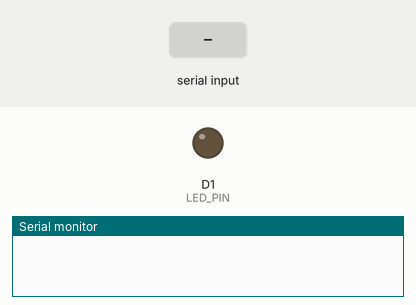
Simulated run of this sketch. Board: ESP8266 (NodeMCU). Shown: output pins drawn as LEDs (lit = HIGH), the last lines printed to the serial monitor. Inputs (shaded band) come from the test bench.

Above: at 1.2 s.
1.3 s: "1" received over Serial
At 2.2 s:
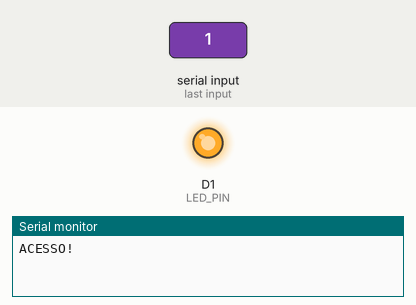
2.8 s: "0" received over Serial
At 3.3 s:
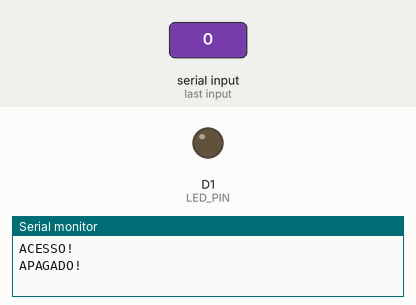
Timing chart, 0 to 5.8 s (numbered marks = the images above; inputs shaded):
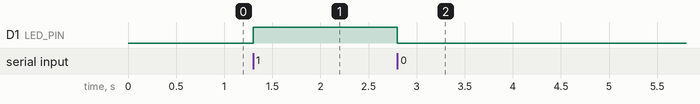

The sketch:

MQTT.ino
```cpp
#define LED_PIN D1 // TODO
void setup() {
  Serial.begin(9600);
  pinMode(LED_PIN, OUTPUT); // TODO
}
void loop() {
  if (Serial.available() > 0) {
    char comando = Serial.read();
    if (comando == '1') {
      digitalWrite(LED_PIN, HIGH);// TODO
      Serial.println("ACESSO!");// TODO
    }
    else if (comando == '0') {
      digitalWrite(LED_PIN, LOW);// TODO
      Serial.println("APAGADO!");// TODO    }
  }
  }
}
```

Measured:
- after the input at 1.3 s, D1 (LED_PIN): LOW → HIGH at once
- after the input at 2.8 s, D1 (LED_PIN): HIGH → LOW at once
